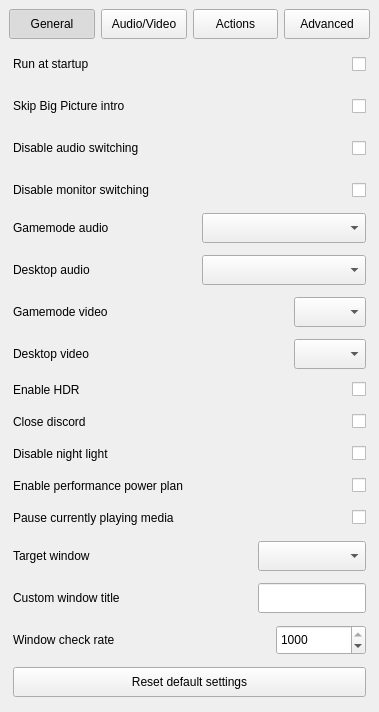
<?xml version="1.0" encoding="UTF-8"?>
<ui version="4.0">
 <class>Configurator</class>
 <widget class="QMainWindow" name="Configurator">
  <property name="geometry">
   <rect>
    <x>0</x>
    <y>0</y>
    <width>379</width>
    <height>712</height>
   </rect>
  </property>
  <property name="sizePolicy">
   <sizepolicy hsizetype="Preferred" vsizetype="Preferred">
    <horstretch>0</horstretch>
    <verstretch>0</verstretch>
   </sizepolicy>
  </property>
  <property name="minimumSize">
   <size>
    <width>0</width>
    <height>0</height>
   </size>
  </property>
  <property name="windowTitle">
   <string>BigPictureTV - Settings</string>
  </property>
  <widget class="QWidget" name="centralwidget">
   <layout class="QGridLayout" name="gridLayout_2" columnstretch="0,0,0,0">
    <property name="spacing">
     <number>6</number>
    </property>
    <item row="1" column="0" colspan="4">
     <widget class="QFrame" name="frame">
      <property name="frameShape">
       <enum>QFrame::Shape::NoFrame</enum>
      </property>
      <property name="frameShadow">
       <enum>QFrame::Shadow::Raised</enum>
      </property>
      <layout class="QGridLayout" name="gridLayout">
       <property name="sizeConstraint">
        <enum>QLayout::SizeConstraint::SetMinimumSize</enum>
       </property>
       <property name="leftMargin">
        <number>4</number>
       </property>
       <property name="topMargin">
        <number>4</number>
       </property>
       <property name="rightMargin">
        <number>4</number>
       </property>
       <property name="bottomMargin">
        <number>4</number>
       </property>
       <property name="horizontalSpacing">
        <number>0</number>
       </property>
       <item row="2" column="0">
        <widget class="QFrame" name="actionsFrame">
         <property name="frameShape">
          <enum>QFrame::Shape::NoFrame</enum>
         </property>
         <property name="frameShadow">
          <enum>QFrame::Shadow::Raised</enum>
         </property>
         <layout class="QGridLayout" name="gridLayout_10">
          <property name="leftMargin">
           <number>0</number>
          </property>
          <property name="topMargin">
           <number>0</number>
          </property>
          <property name="rightMargin">
           <number>0</number>
          </property>
          <property name="bottomMargin">
           <number>0</number>
          </property>
          <property name="horizontalSpacing">
           <number>0</number>
          </property>
          <property name="verticalSpacing">
           <number>12</number>
          </property>
          <item row="3" column="0">
           <widget class="QLabel" name="gamemodePowerPlanLabel">
            <property name="minimumSize">
             <size>
              <width>0</width>
              <height>0</height>
             </size>
            </property>
            <property name="toolTip">
             <string>Will revert to previously set power plan</string>
            </property>
            <property name="text">
             <string>Enable performance power plan</string>
            </property>
           </widget>
          </item>
          <item row="4" column="0">
           <widget class="QLabel" name="pauseMediaLabel">
            <property name="minimumSize">
             <size>
              <width>0</width>
              <height>0</height>
             </size>
            </property>
            <property name="text">
             <string>Pause currently playing media</string>
            </property>
           </widget>
          </item>
          <item row="2" column="1">
           <widget class="QCheckBox" name="disableNightLightCheckBox">
            <property name="minimumSize">
             <size>
              <width>0</width>
              <height>0</height>
             </size>
            </property>
            <property name="layoutDirection">
             <enum>Qt::LayoutDirection::RightToLeft</enum>
            </property>
            <property name="text">
             <string/>
            </property>
           </widget>
          </item>
          <item row="4" column="1">
           <widget class="QCheckBox" name="pauseMediaAction">
            <property name="minimumSize">
             <size>
              <width>0</width>
              <height>0</height>
             </size>
            </property>
            <property name="layoutDirection">
             <enum>Qt::LayoutDirection::RightToLeft</enum>
            </property>
            <property name="text">
             <string/>
            </property>
           </widget>
          </item>
          <item row="2" column="0">
           <widget class="QLabel" name="disableNightLightLabel">
            <property name="minimumSize">
             <size>
              <width>0</width>
              <height>0</height>
             </size>
            </property>
            <property name="toolTip">
             <string>Will revert to previous night light state</string>
            </property>
            <property name="text">
             <string>Disable night light</string>
            </property>
           </widget>
          </item>
          <item row="3" column="1">
           <widget class="QCheckBox" name="enablePerformancePowerPlan">
            <property name="minimumSize">
             <size>
              <width>0</width>
              <height>0</height>
             </size>
            </property>
            <property name="layoutDirection">
             <enum>Qt::LayoutDirection::RightToLeft</enum>
            </property>
            <property name="text">
             <string/>
            </property>
           </widget>
          </item>
          <item row="1" column="0">
           <widget class="QLabel" name="CloseDiscordLabel">
            <property name="minimumSize">
             <size>
              <width>0</width>
              <height>0</height>
             </size>
            </property>
            <property name="toolTip">
             <string>Will reopen discord in desktop mode</string>
            </property>
            <property name="text">
             <string>Close discord</string>
            </property>
           </widget>
          </item>
          <item row="1" column="1">
           <widget class="QCheckBox" name="closeDiscordCheckBox">
            <property name="minimumSize">
             <size>
              <width>0</width>
              <height>0</height>
             </size>
            </property>
            <property name="layoutDirection">
             <enum>Qt::LayoutDirection::RightToLeft</enum>
            </property>
            <property name="text">
             <string/>
            </property>
           </widget>
          </item>
          <item row="0" column="0">
           <widget class="QLabel" name="HDRLabel">
            <property name="minimumSize">
             <size>
              <width>0</width>
              <height>0</height>
             </size>
            </property>
            <property name="text">
             <string>Enable HDR</string>
            </property>
           </widget>
          </item>
          <item row="0" column="1">
           <widget class="QCheckBox" name="HDRCheckBox">
            <property name="minimumSize">
             <size>
              <width>0</width>
              <height>0</height>
             </size>
            </property>
            <property name="layoutDirection">
             <enum>Qt::LayoutDirection::RightToLeft</enum>
            </property>
            <property name="text">
             <string/>
            </property>
           </widget>
          </item>
         </layout>
        </widget>
       </item>
       <item row="3" column="0">
        <widget class="QFrame" name="advancedFrame">
         <property name="frameShape">
          <enum>QFrame::Shape::NoFrame</enum>
         </property>
         <property name="frameShadow">
          <enum>QFrame::Shadow::Raised</enum>
         </property>
         <layout class="QGridLayout" name="gridLayout_11">
          <property name="leftMargin">
           <number>0</number>
          </property>
          <property name="topMargin">
           <number>0</number>
          </property>
          <property name="rightMargin">
           <number>0</number>
          </property>
          <property name="bottomMargin">
           <number>0</number>
          </property>
          <property name="horizontalSpacing">
           <number>0</number>
          </property>
          <property name="verticalSpacing">
           <number>12</number>
          </property>
          <item row="1" column="2" colspan="3">
           <widget class="QComboBox" name="targetWindowComboBox">
            <property name="minimumSize">
             <size>
              <width>0</width>
              <height>30</height>
             </size>
            </property>
           </widget>
          </item>
          <item row="3" column="2" colspan="2">
           <spacer name="horizontalSpacer">
            <property name="minimumSize">
             <size>
              <width>0</width>
              <height>25</height>
             </size>
            </property>
            <property name="orientation">
             <enum>Qt::Orientation::Horizontal</enum>
            </property>
            <property name="sizeHint" stdset="0">
             <size>
              <width>40</width>
              <height>20</height>
             </size>
            </property>
           </spacer>
          </item>
          <item row="2" column="0">
           <widget class="QLabel" name="customWindowLabel">
            <property name="minimumSize">
             <size>
              <width>0</width>
              <height>25</height>
             </size>
            </property>
            <property name="text">
             <string>Custom window title</string>
            </property>
           </widget>
          </item>
          <item row="1" column="0">
           <widget class="QLabel" name="targetWindowLabel">
            <property name="minimumSize">
             <size>
              <width>0</width>
              <height>25</height>
             </size>
            </property>
            <property name="text">
             <string>Target window</string>
            </property>
           </widget>
          </item>
          <item row="3" column="4">
           <widget class="QSpinBox" name="checkrateSpinBox">
            <property name="minimumSize">
             <size>
              <width>90</width>
              <height>30</height>
             </size>
            </property>
            <property name="frame">
             <bool>true</bool>
            </property>
            <property name="minimum">
             <number>100</number>
            </property>
            <property name="maximum">
             <number>1000</number>
            </property>
            <property name="singleStep">
             <number>100</number>
            </property>
            <property name="value">
             <number>1000</number>
            </property>
           </widget>
          </item>
          <item row="3" column="0">
           <widget class="QLabel" name="checkrateLabel">
            <property name="minimumSize">
             <size>
              <width>0</width>
              <height>25</height>
             </size>
            </property>
            <property name="text">
             <string>Window check rate</string>
            </property>
           </widget>
          </item>
          <item row="2" column="2" colspan="3">
           <widget class="QLineEdit" name="customWindowLineEdit">
            <property name="minimumSize">
             <size>
              <width>0</width>
              <height>30</height>
             </size>
            </property>
           </widget>
          </item>
          <item row="1" column="1">
           <spacer name="horizontalSpacer_4">
            <property name="orientation">
             <enum>Qt::Orientation::Horizontal</enum>
            </property>
            <property name="sizeHint" stdset="0">
             <size>
              <width>40</width>
              <height>20</height>
             </size>
            </property>
           </spacer>
          </item>
          <item row="4" column="0" colspan="5">
           <widget class="QPushButton" name="resetSettingsButton">
            <property name="minimumSize">
             <size>
              <width>0</width>
              <height>30</height>
             </size>
            </property>
            <property name="text">
             <string>Reset default settings</string>
            </property>
           </widget>
          </item>
         </layout>
        </widget>
       </item>
       <item row="0" column="0">
        <widget class="QFrame" name="generalFrame">
         <property name="frameShape">
          <enum>QFrame::Shape::NoFrame</enum>
         </property>
         <property name="frameShadow">
          <enum>QFrame::Shadow::Raised</enum>
         </property>
         <layout class="QGridLayout" name="gridLayout_6">
          <property name="leftMargin">
           <number>0</number>
          </property>
          <property name="topMargin">
           <number>0</number>
          </property>
          <property name="rightMargin">
           <number>0</number>
          </property>
          <property name="bottomMargin">
           <number>0</number>
          </property>
          <property name="horizontalSpacing">
           <number>0</number>
          </property>
          <property name="verticalSpacing">
           <number>12</number>
          </property>
          <item row="0" column="0">
           <widget class="QLabel" name="startupLabel">
            <property name="minimumSize">
             <size>
              <width>0</width>
              <height>25</height>
             </size>
            </property>
            <property name="text">
             <string>Run at startup</string>
            </property>
           </widget>
          </item>
          <item row="2" column="0">
           <widget class="QLabel" name="disableAudioLabel">
            <property name="minimumSize">
             <size>
              <width>0</width>
              <height>25</height>
             </size>
            </property>
            <property name="text">
             <string>Disable audio switching</string>
            </property>
           </widget>
          </item>
          <item row="2" column="1">
           <widget class="QCheckBox" name="disableAudioCheckBox">
            <property name="minimumSize">
             <size>
              <width>0</width>
              <height>30</height>
             </size>
            </property>
            <property name="layoutDirection">
             <enum>Qt::LayoutDirection::RightToLeft</enum>
            </property>
            <property name="text">
             <string/>
            </property>
           </widget>
          </item>
          <item row="0" column="1">
           <widget class="QCheckBox" name="startupCheckBox">
            <property name="minimumSize">
             <size>
              <width>0</width>
              <height>30</height>
             </size>
            </property>
            <property name="layoutDirection">
             <enum>Qt::LayoutDirection::RightToLeft</enum>
            </property>
            <property name="text">
             <string/>
            </property>
           </widget>
          </item>
          <item row="3" column="1">
           <widget class="QCheckBox" name="disableMonitorCheckBox">
            <property name="minimumSize">
             <size>
              <width>0</width>
              <height>30</height>
             </size>
            </property>
            <property name="layoutDirection">
             <enum>Qt::LayoutDirection::RightToLeft</enum>
            </property>
            <property name="text">
             <string/>
            </property>
           </widget>
          </item>
          <item row="3" column="0">
           <widget class="QLabel" name="disableMonitorLabel">
            <property name="minimumSize">
             <size>
              <width>0</width>
              <height>25</height>
             </size>
            </property>
            <property name="text">
             <string>Disable monitor switching</string>
            </property>
           </widget>
          </item>
          <item row="1" column="0">
           <widget class="QLabel" name="skipIntroLabel">
            <property name="minimumSize">
             <size>
              <width>0</width>
              <height>25</height>
             </size>
            </property>
            <property name="text">
             <string>Skip Big Picture intro</string>
            </property>
           </widget>
          </item>
          <item row="1" column="1">
           <widget class="QCheckBox" name="skipIntroCheckBox">
            <property name="minimumSize">
             <size>
              <width>0</width>
              <height>30</height>
             </size>
            </property>
            <property name="layoutDirection">
             <enum>Qt::LayoutDirection::RightToLeft</enum>
            </property>
            <property name="text">
             <string/>
            </property>
           </widget>
          </item>
         </layout>
        </widget>
       </item>
       <item row="1" column="0">
        <widget class="QFrame" name="avFrame">
         <property name="frameShape">
          <enum>QFrame::Shape::NoFrame</enum>
         </property>
         <property name="frameShadow">
          <enum>QFrame::Shadow::Raised</enum>
         </property>
         <layout class="QGridLayout" name="gridLayout_8">
          <property name="leftMargin">
           <number>0</number>
          </property>
          <property name="topMargin">
           <number>0</number>
          </property>
          <property name="rightMargin">
           <number>0</number>
          </property>
          <property name="bottomMargin">
           <number>0</number>
          </property>
          <property name="horizontalSpacing">
           <number>0</number>
          </property>
          <property name="verticalSpacing">
           <number>12</number>
          </property>
          <item row="0" column="2" colspan="2">
           <widget class="QComboBox" name="gamemodeAudioComboBox">
            <property name="minimumSize">
             <size>
              <width>0</width>
              <height>30</height>
             </size>
            </property>
            <property name="maximumSize">
             <size>
              <width>16777215</width>
              <height>16777215</height>
             </size>
            </property>
            <property name="sizeAdjustPolicy">
             <enum>QComboBox::SizeAdjustPolicy::AdjustToMinimumContentsLengthWithIcon</enum>
            </property>
           </widget>
          </item>
          <item row="3" column="0">
           <widget class="QLabel" name="desktopMonitorLabel">
            <property name="minimumSize">
             <size>
              <width>0</width>
              <height>25</height>
             </size>
            </property>
            <property name="text">
             <string>Desktop video</string>
            </property>
           </widget>
          </item>
          <item row="2" column="3">
           <widget class="QComboBox" name="gamemodeMonitorComboBox">
            <property name="minimumSize">
             <size>
              <width>0</width>
              <height>30</height>
             </size>
            </property>
            <property name="sizeAdjustPolicy">
             <enum>QComboBox::SizeAdjustPolicy::AdjustToContents</enum>
            </property>
           </widget>
          </item>
          <item row="2" column="2">
           <spacer name="horizontalSpacer_2">
            <property name="minimumSize">
             <size>
              <width>0</width>
              <height>25</height>
             </size>
            </property>
            <property name="orientation">
             <enum>Qt::Orientation::Horizontal</enum>
            </property>
            <property name="sizeHint" stdset="0">
             <size>
              <width>40</width>
              <height>20</height>
             </size>
            </property>
           </spacer>
          </item>
          <item row="0" column="0">
           <widget class="QLabel" name="gamemodeAudioLabel">
            <property name="minimumSize">
             <size>
              <width>0</width>
              <height>25</height>
             </size>
            </property>
            <property name="text">
             <string>Gamemode audio</string>
            </property>
           </widget>
          </item>
          <item row="2" column="0">
           <widget class="QLabel" name="gamemodeMonitorLabel">
            <property name="minimumSize">
             <size>
              <width>0</width>
              <height>25</height>
             </size>
            </property>
            <property name="text">
             <string>Gamemode video</string>
            </property>
           </widget>
          </item>
          <item row="3" column="3">
           <widget class="QComboBox" name="desktopMonitorComboBox">
            <property name="minimumSize">
             <size>
              <width>0</width>
              <height>30</height>
             </size>
            </property>
           </widget>
          </item>
          <item row="1" column="2" colspan="2">
           <widget class="QComboBox" name="desktopAudioComboBox">
            <property name="minimumSize">
             <size>
              <width>0</width>
              <height>30</height>
             </size>
            </property>
            <property name="maximumSize">
             <size>
              <width>16777215</width>
              <height>16777215</height>
             </size>
            </property>
            <property name="sizeAdjustPolicy">
             <enum>QComboBox::SizeAdjustPolicy::AdjustToMinimumContentsLengthWithIcon</enum>
            </property>
           </widget>
          </item>
          <item row="1" column="0">
           <widget class="QLabel" name="desktopAudioLabel">
            <property name="minimumSize">
             <size>
              <width>0</width>
              <height>25</height>
             </size>
            </property>
            <property name="text">
             <string>Desktop audio</string>
            </property>
           </widget>
          </item>
          <item row="0" column="1">
           <spacer name="horizontalSpacer_3">
            <property name="orientation">
             <enum>Qt::Orientation::Horizontal</enum>
            </property>
            <property name="sizeHint" stdset="0">
             <size>
              <width>40</width>
              <height>20</height>
             </size>
            </property>
           </spacer>
          </item>
         </layout>
        </widget>
       </item>
      </layout>
     </widget>
    </item>
    <item row="0" column="0">
     <widget class="QPushButton" name="generalButton">
      <property name="minimumSize">
       <size>
        <width>0</width>
        <height>30</height>
       </size>
      </property>
      <property name="text">
       <string>General</string>
      </property>
      <property name="checkable">
       <bool>true</bool>
      </property>
      <property name="checked">
       <bool>true</bool>
      </property>
     </widget>
    </item>
    <item row="0" column="1">
     <widget class="QPushButton" name="avButton">
      <property name="minimumSize">
       <size>
        <width>0</width>
        <height>30</height>
       </size>
      </property>
      <property name="text">
       <string>Audio/Video</string>
      </property>
      <property name="checkable">
       <bool>true</bool>
      </property>
     </widget>
    </item>
    <item row="0" column="2">
     <widget class="QPushButton" name="actionsButton">
      <property name="minimumSize">
       <size>
        <width>0</width>
        <height>30</height>
       </size>
      </property>
      <property name="text">
       <string>Actions</string>
      </property>
      <property name="checkable">
       <bool>true</bool>
      </property>
     </widget>
    </item>
    <item row="0" column="3">
     <widget class="QPushButton" name="advancedButton">
      <property name="minimumSize">
       <size>
        <width>0</width>
        <height>30</height>
       </size>
      </property>
      <property name="text">
       <string>Advanced</string>
      </property>
      <property name="checkable">
       <bool>true</bool>
      </property>
     </widget>
    </item>
   </layout>
  </widget>
 </widget>
 <resources/>
 <connections/>
</ui>
